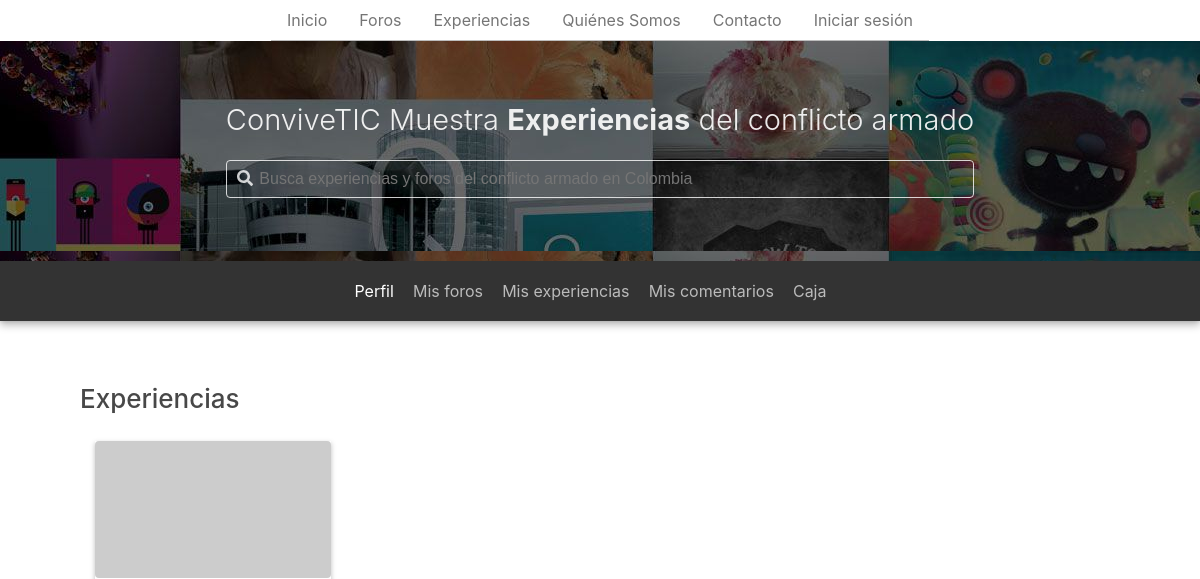
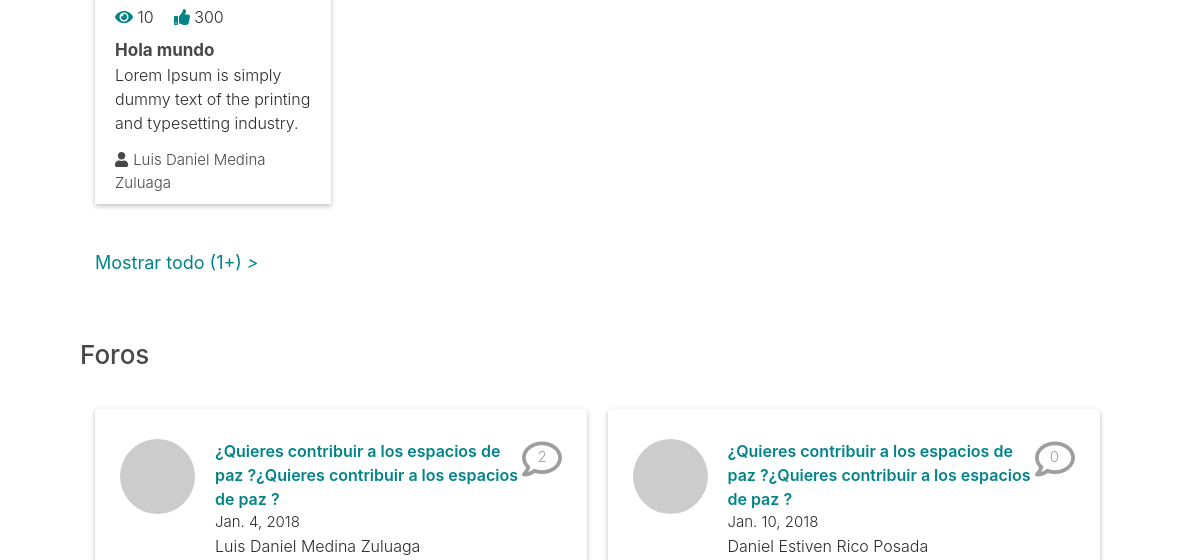
/ (upper part), run on an earlier commit of the app's database (2 pictures, top to bottom).
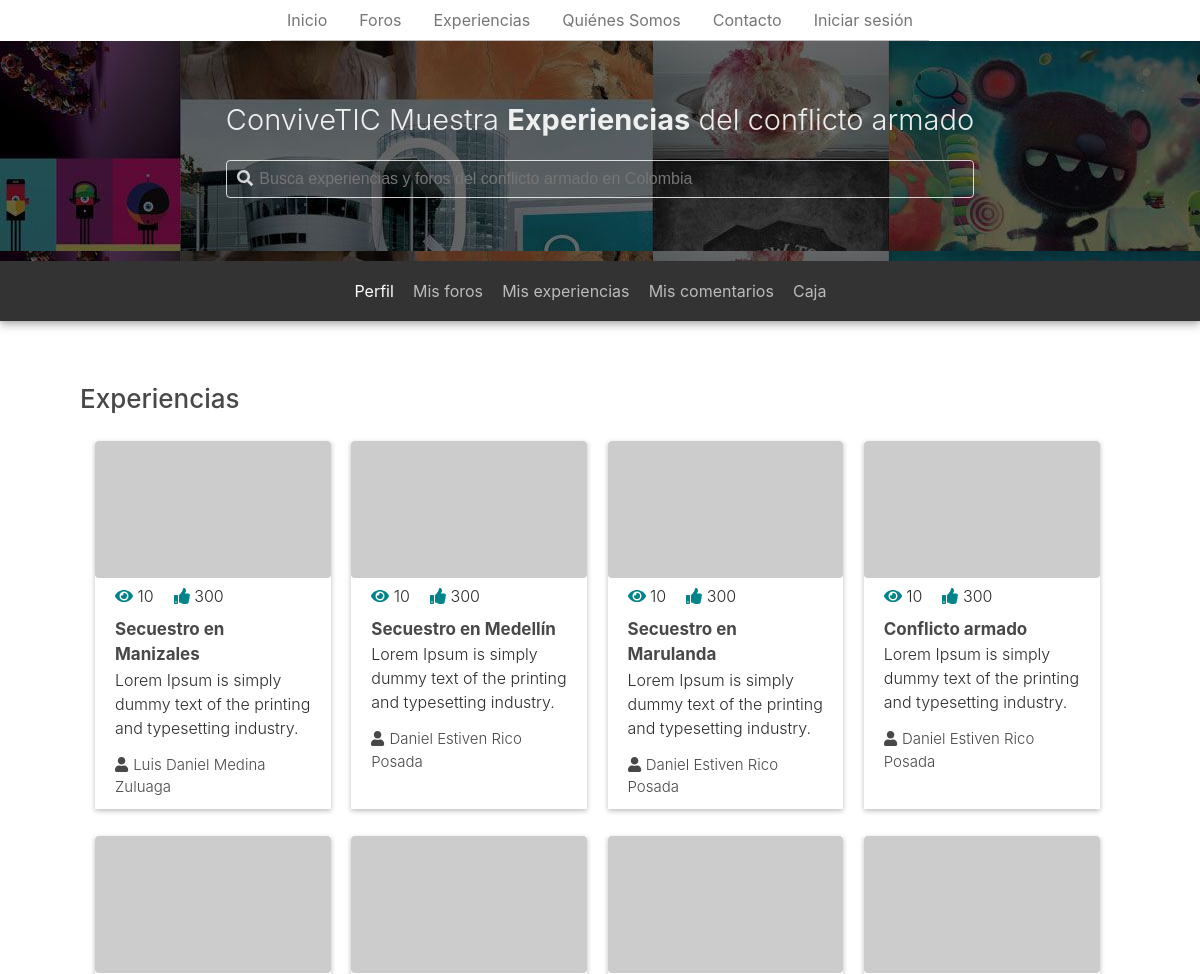
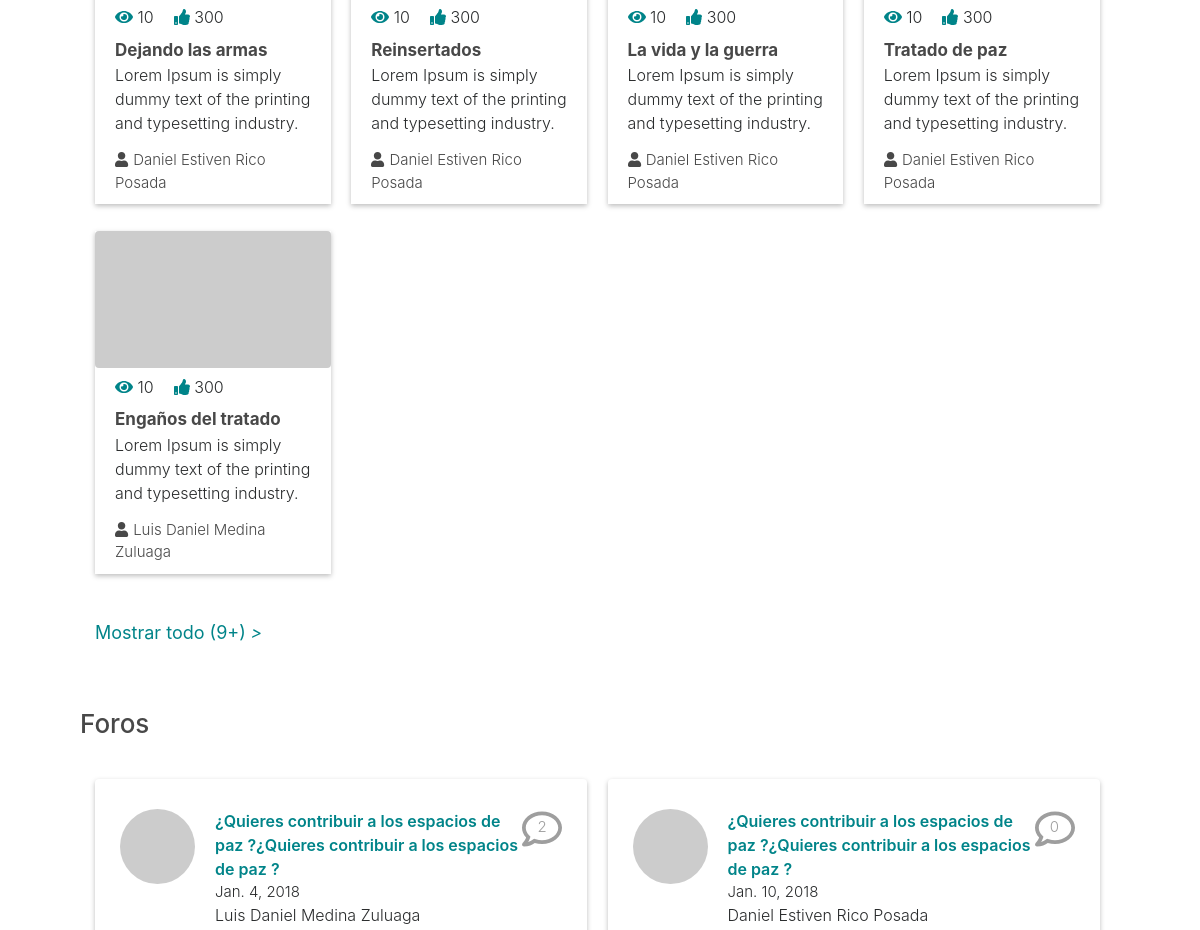
And on a later commit of the database (2 pictures, top to bottom).
### app/models.py (models this page shows)
class Experience(models.Model):
	author = models.ForeignKey(
		User,
		on_delete=models.SET_NULL,
		null=True
	)
	title = models.CharField(
		max_length = 100,
		default = ''
	)
	content = models.TextField(
		default="Experience content"
	)
	pub_date = models.DateField(
		default=date.today
	)
	video_url = models.CharField(
		max_length=50,
		null=True,
		blank=True
	)
	audio_url = models.CharField(
		max_length=100,
		null=True,
		blank=True
	)
	img = models.ImageField(
		upload_to="uploads/",
		null=True,
		blank=True
	)
	status = models.CharField(
		max_length = 20,
		choices = STATUS_CHOICES,
		default = 'R'
	)
	views = models.PositiveIntegerField(
		default = 0
	)
	likes = models.PositiveIntegerField(
		default = 0
	)
	tags = models.ManyToManyField(ExperienceTag)

class Thread(models.Model):
	author = models.ForeignKey(
		User,
		on_delete=models.SET_NULL,
		null=True
	)
	title = models.CharField(
		max_length=100,
		default=''
	)
	description = models.TextField(
		default="Thread description"
	)
	pub_date = models.DateField(
		default=date.today
	)
	video_url = models.CharField(
		max_length=50,
		null=True,
		blank=True
	)
	audio_url = models.CharField(
		max_length=100,
		null=True,
		blank=True
	)
	img = models.ImageField(
		upload_to="uploads/",
		null=True,
		blank=True
	)
	status = models.CharField(
		max_length = 20,
		choices = STATUS_CHOICES,
		default = 'R'
	)
	views = models.PositiveIntegerField(
		default = 0
	)
	tags = models.ManyToManyField(ThreadTag)

### app/views.py (the view)
# urls.py: path('', Index.as_view(), name='index'),
class Index(ListView):
	template_name = 'app/index.html'
	context_object_name = 'thread_list'
	queryset = Thread.objects.order_by('pub_date')[:4]
	def get_context_data(self, **kwargs):
		context = super().get_context_data(**kwargs)
		context['secondary_threads'] = Thread.objects.order_by('pub_date')[4:8]
		context['experiences'] = Experience.objects.order_by('pub_date')[:9]
		context['th_quantity'] = Thread.objects.all().count()
		return context

### app/templates/app/index.html (shortened to what this page needs)
{% extends 'app/base.html' %}
{% block content %}
	<div class="container-fluid p-container">
		<section class="exp-section">
			<div class="exp-gra-c">
				<h3 class="border exp-section-title">Experiencias</h3>
				<div class="experiences-c">
					{% for exp in experiences %}
					<div class="experience">
						<img class="rounded" src="http://via.placeholder.com/320x186">
						<div class="exp-data">
							<div class="detail-c">
								<div class="popular-data-c">
									<div class="views"><i class="fas fa-eye"></i> 10</div>
									<div class="likes"><i class="fas fa-thumbs-up"></i> 300</div>
								</div>
								<div class="exp-title"><a href="{% url 'experience-detail' exp.id %}">{{exp.title}}</a></div>
								<div class="content-c">
									<p>{{exp.content}}</p>
								</div>
								<div class="publisher"><i class="fas fa-user"></i>{{exp.author.get_full_name}}</div>
							</div>
						</div>
					</div>
					{% endfor %}
				</div>
				<div class="more-exp">
					<a href="{% url 'experiences' %}" >Mostrar todo ({{experiences.count}}+) <i>></i></a>
				</div>
			</div>
		</section>
		<section class="forum-section">
			<div class="for-gra-c">
				<h3 class="border for-section-title">Foros</h3>
				<div class="forum-c">
					<div class="forum rounded">
						{% for thread in thread_list %}
							<div class="forum-item">
								<div class="f-image">
									<img class="rounded-circle" src="http://via.placeholder.com/75x75">
								</div>
								<div class="forum-inline">
									<div class="for-data">
										<a href="{% url 'thread-detail' thread.id %}">{{thread.title}}</a>
										<div class="comment-c">
											<i class="far fa-comment"></i>
											<div class="comment-counter">
												{{thread.comment_set.count}}
											</div>
										</div>
									</div>
									<div class="forum-publisher">
										<p class="f-date">{{ thread.pub_date }}</p>
										<p class="f-name">{{ thread.author.get_full_name }}</p>
									</div>
								</div>
							</div>
						{% endfor %}
					</div>
					<div class="forum rounded">
						{% for thread in secondary_threads %}
							<div class="forum-item">
								<div class="f-image">
									<img class="rounded-circle" src="http://via.placeholder.com/75x75">
								</div>
								<div class="forum-inline">
									<div class="for-data">
										<a href="{% url 'thread-detail' thread.id %}">{{thread.title}}</a>
										<div class="comment-c">
											<i class="far fa-comment"></i>
											<div class="comment-counter">
												{{thread.comment_set.count}}
											</div>
										</div>
									</div>
									<div class="forum-publisher">
										<p class="f-date">{{ thread.pub_date }}</p>
										<p class="f-name">{{ thread.author.get_full_name }}</p>
									</div>
								</div>
							</div>
						{% endfor %}
					</div>
				</div>
			</div>
		</section>
	</div>
{% endblock %}

### app/templates/app/base.html (shortened to what this page needs)
{% load static %}
<!DOCTYPE html>
<html lang="es" >
<head>
	<link rel="stylesheet" type="text/css" href="{% static 'app/libs/dist/css/tether.min.css' %}">
	<link rel="stylesheet" type="text/css" href="{% static 'app/libs/bootstrap/dist/css/bootstrap.min.css' %}">
	<link rel="stylesheet" type="text/css" href="{% static 'app/style.css' %}" />
	<link rel="stylesheet" type="text/css" href="https://cdnjs.cloudflare.com/ajax/libs/imagehover.css/1.0/css/imagehover.min.css">
</head>
<body ng-app='conviveticApp' ng-cloak>
	<header ng-controller="homeController as hCtrl">
		<div class="nav-c">
			<nav class="nav">
			  <a class="nav-link active" href="{% url 'index' %}">Inicio</a>
			  <a class="nav-link" href="{% url 'forums' %}">Foros</a>
			  <a class="nav-link" href="{% url 'experiences' %}">Experiencias</a>
			  <a class="nav-link" href="#">Quiénes Somos</a>
			  <a class="nav-link" href="#">Contacto</a>
		  		{% if request.user.is_authenticated %}
		  			<a class="nav-link" href="{% url 'logout' %}">
		  				{{ request.user.username }}
		  			</a>
			  	{% else %}
			  		<a class="nav-link" href="{% url 'login' %}">
			  			Iniciar sesión
			  		</a>
			  	{% endif %}
			</nav>
		</div>
		<div class="subheader">
			<div class="subheader-c">
				<div class="sub-content">
					<h4>ConviveTIC Muestra <span class=>Experiencias</span> del conflicto armado</h4>
					<div class="search-box rounded">
						<form>
							<i class="fas fa-search"></i>
							<input class="input-box" type="text" placeholder="Busca experiencias y foros del conflicto armado en Colombia">
						</form>
					</div>
				</div>
			</div>
		</div>
		<div class="secondary-nav">
			<div class="sec-nav-c">
				<ul>
					<li class="active"><a href="{% url 'profile' %}">Perfil</a></li>
					<li class="medium-li"><a href="{% url 'my-forums' %}">Mis foros</a></li>
					<li class="large-li"><a href="{% url 'my-experiences' %}">Mis experiencias</a></li>
					<li class="large-li"><a href="{% url 'my-comments' %}">Mis comentarios</a></li>
					<li><a href="">Caja</a></li>
				</ul>
			</div>
		</div>
	</header>
	{% block content %} {% endblock %}
</body>
</html>

What changed in the data, as far as the page shows it:
changed Experience: title "Hola mundo" → "Secuestro en Manizales"
added Experience: title "Secuestro en Medellín", content "Lorem Ipsum is simply dummy text of the printing and typesetting industry.…", author.get_full_name "Daniel Estiven Rico Posada"
added Experience: title "Secuestro en Marulanda", content "Lorem Ipsum is simply dummy text of the printing and typesetting industry.…", author.get_full_name "Daniel Estiven Rico Posada"
added Experience: title "Conflicto armado", content "Lorem Ipsum is simply dummy text of the printing and typesetting industry.…", author.get_full_name "Daniel Estiven Rico Posada"
added Experience: title "Dejando las armas", content "Lorem Ipsum is simply dummy text of the printing and typesetting industry.…", author.get_full_name "Daniel Estiven Rico Posada"
added Experience: title "Reinsertados", content "Lorem Ipsum is simply dummy text of the printing and typesetting industry.…", author.get_full_name "Daniel Estiven Rico Posada"
added Experience: title "La vida y la guerra", content "Lorem Ipsum is simply dummy text of the printing and typesetting industry.…", author.get_full_name "Daniel Estiven Rico Posada"
added Experience: title "Tratado de paz", content "Lorem Ipsum is simply dummy text of the printing and typesetting industry.…", author.get_full_name "Daniel Estiven Rico Posada"
added Experience: title "Engaños del tratado", content "Lorem Ipsum is simply dummy text of the printing and typesetting industry.…", author.get_full_name "Luis Daniel Medina Zuluaga"
Also different on the page:
{{ experiences.count }}: "1" → "9"
